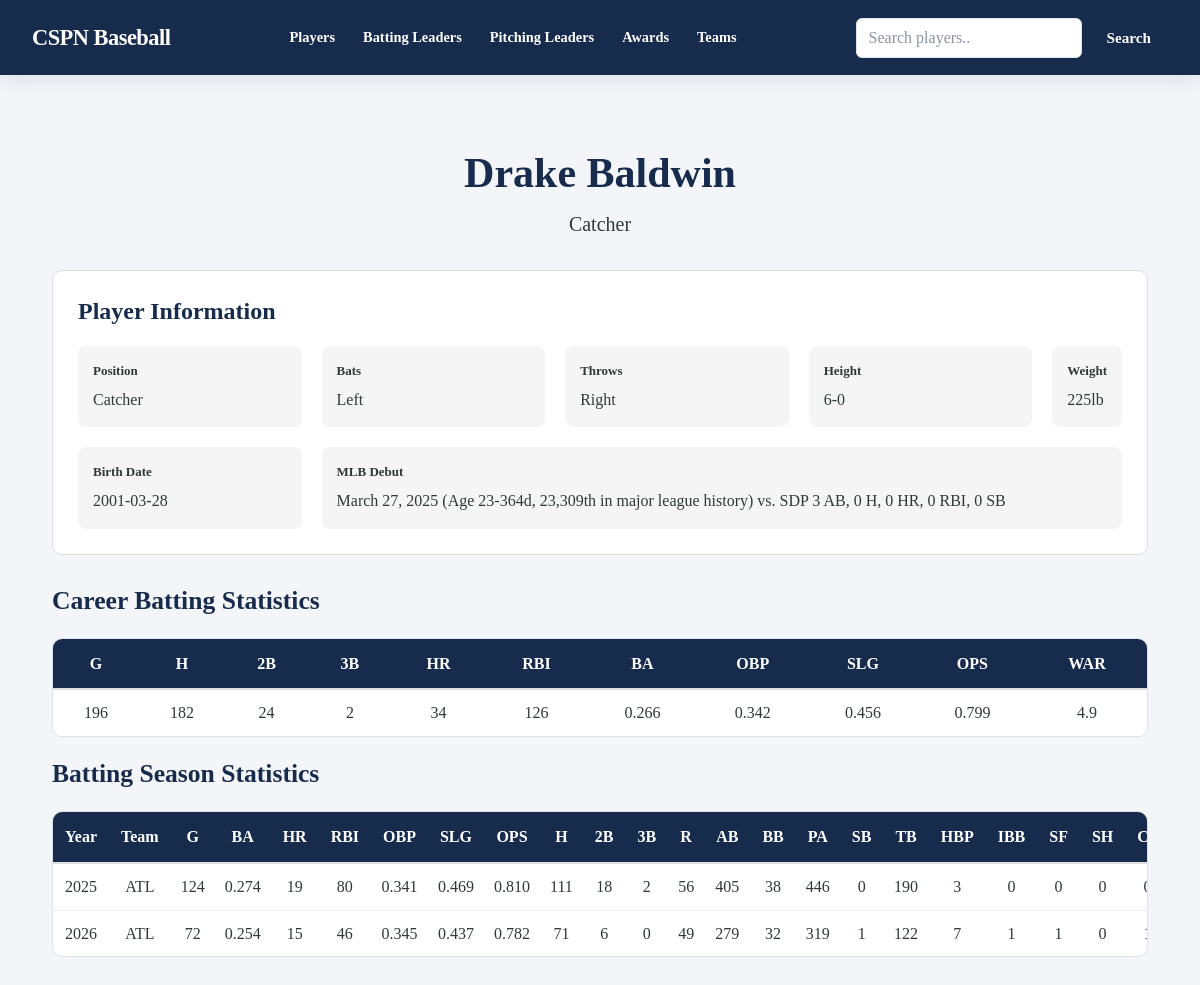
Screenshot of /player/baldwdr01 with the database file from the repository.
### tables this page shows
CREATE TABLE "player_profiles" (
"player_id" TEXT,
  "player_name" TEXT,
  "position" TEXT,
  "bats" TEXT,
  "throws" TEXT,
  "height" TEXT,
  "weight" TEXT,
  "birth_date" TEXT,
  "debut" TEXT,
  "last_game" TEXT
);

### app.py (the view)
@app.route('/player/<player_id>')
def player_profile(player_id):
    profile_data = get_player_profile(player_id)
    if profile_data.empty:
        return "Player not found", 404
    profile = profile_data.iloc[0].to_dict()
    pitching_career_stats = get_player_career_pitching(player_id)
    pitching_season_stats = get_pitching_seasons(player_id)
    batting_career_stats = get_player_career_batting(player_id)
    batting_season_stats = get_batting_seasons(player_id)
    has_batting_stats = (
        not batting_career_stats.empty or not batting_season_stats.empty
    )
    has_pitching_stats = (
        not pitching_career_stats.empty or not pitching_season_stats.empty
    )
    """
    # Converting the Dataframes into dictionaries
    player_career_stats = player_career_stats.to_dict('records')
    player_career_stats = player_season_stats.to_dict('records')
    """
    return render_template(
        "player_profile.html",
        profile=profile,
        batting_season_stats=batting_season_stats,
        batting_career_stats=batting_career_stats,
        pitching_season_stats=pitching_season_stats,
        pitching_career_stats=pitching_career_stats,
        has_batting_stats=has_batting_stats,
        has_pitching_stats=has_pitching_stats
    )

### database/db_connection.py (called while the page is built)
def get_connection():
    connection = sqlite3.connect(database_path)
    return connection

### database/queries.py (called while the page is built)
def get_player_profile(player_id):
    connection = get_connection()
    query = """
        SELECT *
        FROM player_profiles
        WHERE player_id = ?
    """
    result_df = pd.read_sql_query(query, connection, params=(player_id,))
    connection.close()
    return result_df

def get_player_career_batting(player_id):
    connection = get_connection()
    query = """
        SELECT *
        FROM career_batting
        WHERE player_id = ?
    """
    result_df = pd.read_sql_query(query, connection, params=(player_id,))
    connection.close()
    return result_df

def get_player_career_pitching(player_id):
    connection = get_connection()
    query = """
        SELECT *
        FROM career_pitching
        WHERE player_id = ?
    """
    result_df = pd.read_sql_query(query, connection, params=(player_id,))
    connection.close()
    return result_df

def get_batting_seasons(player_id):
    connection = get_connection()
    query = """
        SELECT *
        FROM batting_seasons
        WHERE player_id = ?
        ORDER BY Year;
    """
    result_df = pd.read_sql_query(query, connection, params=(player_id,))
    connection.close()
    return result_df

def get_pitching_seasons(player_id):
    connection = get_connection()
    query = """
        SELECT *
        FROM pitching_seasons
        WHERE player_id = ?
        ORDER BY Year;
    """
    result_df = pd.read_sql_query(query, connection, params=(player_id,))
    result_df['SO/BB'] = pd.to_numeric(result_df['SO/BB'], errors='coerce')
    connection.close()
    return result_df

### templates/player_profile.html (shortened to what this page needs)
{% extends "base.html" %}
{% block content %}
<!DOCTYPE html>
<html lang="en">
    <head>
        <link rel="stylesheet" href="{{ url_for('static', filename='css/app_style.css')}}">
        <link rel="stylesheet" href="{{ url_for('static', filename='css/player_profile.css')}}">
    </head>
    <body>
    <main class="player-page">
        <section class="player-header">
             <h1>
                {{ profile['player_name'] }}
             </h1>
             <p class="player-position">
                {{ profile['position'] }}
             </p>
        </section>
        <section class="profile-card">
            <h2>Player Information</h2>
            <div class="profile-grid">
                <div class="profile-item">
                    <span class="profile-label">
                        Position
                    </span>
                    <span class="profile-value">
                        {{ profile['position'] }}
                    </span>
                </div>
                <div class="profile-item">
                    <span class="profile-label">
                        Bats
                    </span>
                    <span class="profile-value">
                        {{ profile['bats'] }}
                    </span>
                </div>
                <div class="profile-item">
                    <span class="profile-label">
                        Throws
                    </span>
                    <span class="profile-value">
                        {{ profile['throws'] }}
                    </span>
                </div>
                <div class="profile-item">
                    <span class="profile-label">
                        Height
                    </span>
                    <span class="profile-value">
                        {{ profile['height'] }}
                    </span>
                </div>
                <div class="profile-item">
                    <span class="profile-label">
                        Weight
                    </span>
                    <span class="profile-value">
                        {{ profile['weight'] }}
                    </span>
                </div>
                <div class="profile-item">
                    <span class="profile-label">
                        Birth Date
                    </span>
                    <span class="profile-value">
                        {{ profile['birth_date'] }}
                    </span>
                </div>
                <div class="profile-item profile-item-debut">
                    <span class="profile-label">
                        MLB Debut
                    </span>
                    <span class="profile-value">
                        {{ profile['debut'] }}
                    </span>
                </div>
            </div>
        </section>
        {% if has_batting_stats %}
            <section class="player-stat">
                <h2>Career Batting Statistics</h2>
                <div class="table-container">
                    <table class="stats-table">
                        <thead>
                            <tr>
                                <th>G</th>
                                <th>H</th>
                                <th>2B</th>
                                <th>3B</th>
                                <th>HR</th>
                                <th>RBI</th>
                                <th>BA</th>
                                <th>OBP</th>
                                <th>SLG</th>
                                <th>OPS</th>
                                <th>WAR</th>
                            </tr>
                        </thead>
                        <tbody>
                            {% for _, row in batting_career_stats.iterrows() %}
                            <tr>
                                <td>{{ row['G'] }}</td>
                                <td>{{ row['H'] }}</td>
                                <td>{{ row['2B'] }}</td>
                                <td>{{ row['3B'] }}</td>
                                <td>{{ row['HR'] }}</td>
                                <td>{{ row['RBI'] }}</td>
                                <td>{{ "%.3f"|format(row['BA']) }}</td>
                                <td>{{ "%.3f"|format(row['OBP']) }}</td>
                                <td>{{ "%.3f"|format(row['SLG']) }}</td>
                                <td>{{ "%.3f"|format(row['OPS']) }}</td>
                                <td>{{ "%.1f"|format(row['WAR']) }}</td>
                            </tr>
                            {% endfor %}
                        </tbody>
                    </table>
                </div>
                <h2>Batting Season Statistics</h2>
                <div class="table-container">
                    <table class="stats-table">
                        <thead>
                            <tr>
                                <th>Year</th>
                                <th>Team</th>
                                <th>G</th>
                                <th>BA</th>
                                <th>HR</th>
                                <th>RBI</th>
                                <th>OBP</th>
                                <th>SLG</th>
                                <th>OPS</th>
                                <th>H</th>
                                <th>2B</th>
                                <th>3B</th>
                                <th>R</th>
                                <th>AB</th>
                                <th>BB</th>
                                <th>PA</th>
                                <th>SB</th>
                                <th>TB</th>
                                <th>HBP</th>
                                <th>IBB</th>
                                <th>SF</th>
                                <th>SH</th>
                                <th>CS</th>
                            </tr>
                        </thead>
                        <tbody>
                            {% for _, row in batting_season_stats.iterrows() %}
                            <tr>
                                <td>{{ row['Year'] }}</td>
                                <td>{{ row['Team'] }}</td>
                                <td>{{ row['G'] }}</td>
                                <td>{{ "%.3f"|format(row['BA']) }}</td>
                                <td>{{ row['HR'] }}</td>
                                <td>{{ row['RBI'] }}</td>
                                <td>{{ "%.3f"|format(row['OBP']) }}</td>
                                <td>{{ "%.3f"|format(row['SLG']) }}</td>
                                <td>{{ "%.3f"|format(row['OPS']) }}</td>
                                <td>{{ row['H'] }}</td>
                                <td>{{ row['2B'] }}</td>
                                <td>{{ row['3B'] }}</td>
                                <td>{{ row['R'] }}</td>
                                <td>{{ row['AB'] }}</td>
                                <td>{{ row['BB'] }}</td>
                                <td>{{ row['PA'] }}</td>
                                <td>{{ row['SB'] }}</td>
                                <td>{{ row['TB'] }}</td>
                                <td>{{ row['HBP'] }}</td>
                                <td>{{ row['IBB'] }}</td>
                                <td>{{ row['SF'] }}</td>
                                <td>{{ row['SH'] }}</td>
                                <td>{{ row['CS'] }}</td>
                            </tr>
                            {% endfor %}
                        </tbody>
                    </table>
                </div>
            </section>
        {% endif %}
    </main>
</body>
</html>
{% endblock %}

### static/css/app_style.css (style rules this page uses)
:root { --color-primary: #172b4d; --color-primary-hover: #243f68; --color-accent: #c83c45; --color-background: #f3f5f8; --color-surface: #ffffff; --color-surface-hover: #f7f9fc; --color-text: #303938; --color-text-muted: #667085; --color-border: #dce2ea; --color-success: #237a57; --shadow-small: 0 2px 6px rgba(23, 43, 77, 0.06); --shadow-medium: 0 5px 18px rgba(23, 43, 77, 0.10); --radius-small: 6px; --radius-medium: 10px; --radius-large: 14px; --page-width: 1440px; }
* { box-sizing:border-box; }
html { min-height: 100%; scroll-behavior: smooth; }
body { margin: 0; min-height: 100vh; font-family: 'Times New Roman', Times, serif; font-size: 16px; line-height: 1.6; color: var(--color-text); background-color: var(--color-background); }
h1, h2, h3, h4 { color: var(--color-primary); line-height: 1.25; }
h1 { font-size: clamp(1.8rem, 3vw, 2.4rem); }
h2 { font-size: 1.6rem; }
p { margin-top: 0; }
main { width: 100%; max-width: var(--page-width); margin: 0 auto; padding: 32px; }
table { width: 100%; border-collapse: collapse; background-color: var(--color-surface); }
th, td { padding: 11px 14px; text-align: left; border-bottom: 1px solid var(--color-border); }
th { color: #ffffff; background-color: var(--color-primary); font-weight: 700; white-space: nowrap; }
tbody tr:last-child td { border-bottom: none; }
.table-container { width: 100%; overflow-x: auto; background-color: var(--color-surface); border: 1px solid var(--color-border); border-radius: var(--radius-medium); }

### static/css/player_profile.css (style rules this page uses)
.player-page { max-width: 1200px; margin: 0 auto; padding: 40px 20px; }
.player-header { text-align: center; margin-bottom: 30px; }
.player-header h1 { font-size: 42px; margin: 0; }
.player-position { font-size: 20px; margin-top: 8px; }
.profile-card, .stats-card { background: white; padding: 25px; border-radius: 10px; margin-bottom: 30px; border: 1px solid #ddd; }
.profile-card h2, .stats-card h2 { font-size: 24px; margin-top: 0; margin-bottom: 20px; }
.profile-grid { display: grid; grid-template-columns: repeat( auto-fit, minmax(200px, 1fr) ); gap: 20px; }
.profile-item { background: #f5f5f5; padding: 15px; border-radius: 8px; }
.profile-label { display: block; font-size: 13px; font-weight: bold; margin-bottom: 5px; }
.profile-value { font-size: 16px; }
.table-container { overflow-x: auto; }
.profile-item-debut { grid-column: 2 / span 4; min-width: 0; height: 100%; }
.profile-item-debut .profile-value { white-space: nowrap; }
.stats-table { width: 100%; border-collapse: collapse; }
.stats-table th { padding: 12px; border-bottom: 2px solid #ddd; text-align: center; font-weight: bold; }
.stats-table td { padding: 10px; border-bottom: 1px solid #eee; text-align: center; }

### rows the page displays
player_profiles: player_name "Drake Baldwin", position "Catcher", bats "Left", throws "Right", height "6-0", weight "225lb", birth_date "2001-03-28", debut "March 27, 2025 (Age 23-364d, 23,309th in major league history) vs. SDP 3 AB, 0 H, 0 HR, 0 RBI, 0 SB"

### other values shown
{{ row['G'] }} "196"
{{ row['H'] }} "182"
{{ row['2B'] }} "24"
{{ row['3B'] }} "2"
{{ row['HR'] }} "34"
{{ row['RBI'] }} "126"
{{ "%.3f"|format(row['BA']) }} "0.266"
{{ "%.3f"|format(row['OBP']) }} "0.342"
{{ "%.3f"|format(row['SLG']) }} "0.456"
{{ "%.3f"|format(row['OPS']) }} "0.799"
{{ "%.1f"|format(row['WAR']) }} "4.9"
{{ row['Year'] }} "2025" "2026"
{{ row['Team'] }} "ATL" "ATL"
{{ row['G'] }} "124" "72"
{{ "%.3f"|format(row['BA']) }} "0.274" "0.254"
